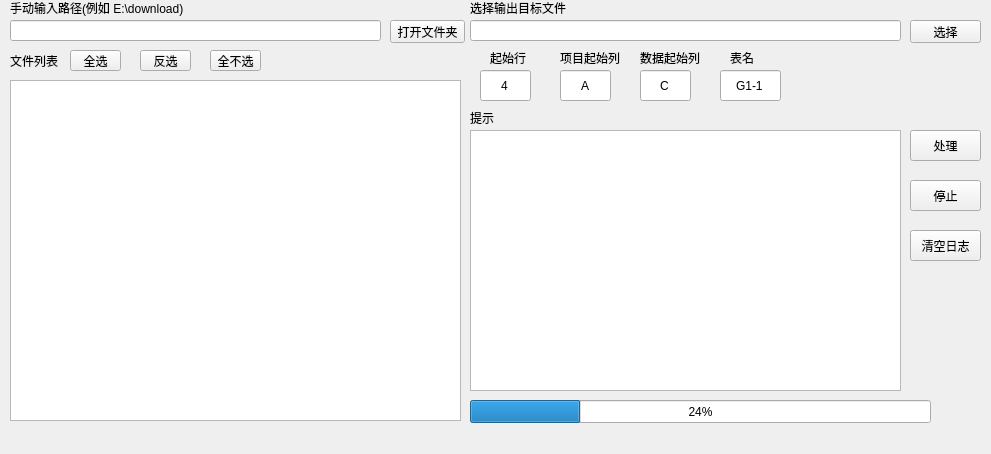
<?xml version="1.0" encoding="UTF-8"?>
<ui version="4.0">
 <class>MainWindow</class>
 <widget class="QMainWindow" name="MainWindow">
  <property name="geometry">
   <rect>
    <x>0</x>
    <y>0</y>
    <width>991</width>
    <height>454</height>
   </rect>
  </property>
  <property name="windowTitle">
   <string>sageras</string>
  </property>
  <widget class="QWidget" name="centralWidget">
   <widget class="QPushButton" name="openButton">
    <property name="geometry">
     <rect>
      <x>390</x>
      <y>20</y>
      <width>75</width>
      <height>23</height>
     </rect>
    </property>
    <property name="text">
     <string>打开文件夹</string>
    </property>
   </widget>
   <widget class="QLineEdit" name="inputPath">
    <property name="geometry">
     <rect>
      <x>10</x>
      <y>20</y>
      <width>371</width>
      <height>21</height>
     </rect>
    </property>
   </widget>
   <widget class="QPushButton" name="batchButton">
    <property name="geometry">
     <rect>
      <x>910</x>
      <y>130</y>
      <width>71</width>
      <height>31</height>
     </rect>
    </property>
    <property name="text">
     <string>处理</string>
    </property>
   </widget>
   <widget class="QLabel" name="label">
    <property name="geometry">
     <rect>
      <x>10</x>
      <y>50</y>
      <width>91</width>
      <height>21</height>
     </rect>
    </property>
    <property name="text">
     <string>文件列表</string>
    </property>
   </widget>
   <widget class="QLabel" name="label_2">
    <property name="geometry">
     <rect>
      <x>470</x>
      <y>0</y>
      <width>461</width>
      <height>16</height>
     </rect>
    </property>
    <property name="text">
     <string>选择输出目标文件</string>
    </property>
   </widget>
   <widget class="QLineEdit" name="outputFile">
    <property name="geometry">
     <rect>
      <x>470</x>
      <y>20</y>
      <width>431</width>
      <height>21</height>
     </rect>
    </property>
    <property name="readOnly">
     <bool>true</bool>
    </property>
   </widget>
   <widget class="QLabel" name="label_3">
    <property name="geometry">
     <rect>
      <x>10</x>
      <y>0</y>
      <width>491</width>
      <height>16</height>
     </rect>
    </property>
    <property name="text">
     <string>手动输入路径(例如 E:\download)</string>
    </property>
   </widget>
   <widget class="QPushButton" name="selectButton">
    <property name="geometry">
     <rect>
      <x>910</x>
      <y>20</y>
      <width>71</width>
      <height>23</height>
     </rect>
    </property>
    <property name="text">
     <string>选择</string>
    </property>
   </widget>
   <widget class="QTextBrowser" name="hint">
    <property name="geometry">
     <rect>
      <x>470</x>
      <y>130</y>
      <width>431</width>
      <height>261</height>
     </rect>
    </property>
   </widget>
   <widget class="QLabel" name="label_4">
    <property name="geometry">
     <rect>
      <x>470</x>
      <y>110</y>
      <width>81</width>
      <height>16</height>
     </rect>
    </property>
    <property name="text">
     <string>提示</string>
    </property>
   </widget>
   <widget class="QLineEdit" name="dataCol">
    <property name="geometry">
     <rect>
      <x>640</x>
      <y>70</y>
      <width>51</width>
      <height>31</height>
     </rect>
    </property>
    <property name="text">
     <string>C</string>
    </property>
    <property name="alignment">
     <set>Qt::AlignCenter</set>
    </property>
   </widget>
   <widget class="QLabel" name="label_5">
    <property name="geometry">
     <rect>
      <x>640</x>
      <y>50</y>
      <width>81</width>
      <height>16</height>
     </rect>
    </property>
    <property name="text">
     <string>数据起始列</string>
    </property>
   </widget>
   <widget class="QLineEdit" name="itemCol">
    <property name="geometry">
     <rect>
      <x>560</x>
      <y>70</y>
      <width>51</width>
      <height>31</height>
     </rect>
    </property>
    <property name="text">
     <string>A</string>
    </property>
    <property name="alignment">
     <set>Qt::AlignCenter</set>
    </property>
   </widget>
   <widget class="QLabel" name="label_6">
    <property name="geometry">
     <rect>
      <x>560</x>
      <y>50</y>
      <width>81</width>
      <height>16</height>
     </rect>
    </property>
    <property name="text">
     <string>项目起始列</string>
    </property>
   </widget>
   <widget class="QLabel" name="label_7">
    <property name="geometry">
     <rect>
      <x>490</x>
      <y>50</y>
      <width>51</width>
      <height>16</height>
     </rect>
    </property>
    <property name="text">
     <string>起始行</string>
    </property>
   </widget>
   <widget class="QLineEdit" name="startRow">
    <property name="geometry">
     <rect>
      <x>480</x>
      <y>70</y>
      <width>51</width>
      <height>31</height>
     </rect>
    </property>
    <property name="text">
     <string>4</string>
    </property>
    <property name="alignment">
     <set>Qt::AlignCenter</set>
    </property>
   </widget>
   <widget class="QPushButton" name="clearLog">
    <property name="geometry">
     <rect>
      <x>910</x>
      <y>230</y>
      <width>71</width>
      <height>31</height>
     </rect>
    </property>
    <property name="text">
     <string>清空日志</string>
    </property>
   </widget>
   <widget class="QProgressBar" name="progressBar">
    <property name="geometry">
     <rect>
      <x>470</x>
      <y>400</y>
      <width>461</width>
      <height>23</height>
     </rect>
    </property>
    <property name="value">
     <number>24</number>
    </property>
   </widget>
   <widget class="QLineEdit" name="sheetName">
    <property name="geometry">
     <rect>
      <x>720</x>
      <y>70</y>
      <width>61</width>
      <height>31</height>
     </rect>
    </property>
    <property name="text">
     <string>G1-1</string>
    </property>
    <property name="alignment">
     <set>Qt::AlignCenter</set>
    </property>
   </widget>
   <widget class="QLabel" name="label_8">
    <property name="geometry">
     <rect>
      <x>730</x>
      <y>50</y>
      <width>81</width>
      <height>16</height>
     </rect>
    </property>
    <property name="text">
     <string>表名</string>
    </property>
   </widget>
   <widget class="QListWidget" name="listWidget">
    <property name="geometry">
     <rect>
      <x>10</x>
      <y>80</y>
      <width>451</width>
      <height>341</height>
     </rect>
    </property>
   </widget>
   <widget class="QToolButton" name="toolButton">
    <property name="geometry">
     <rect>
      <x>70</x>
      <y>50</y>
      <width>51</width>
      <height>21</height>
     </rect>
    </property>
    <property name="text">
     <string>全选</string>
    </property>
   </widget>
   <widget class="QToolButton" name="toolButton_2">
    <property name="geometry">
     <rect>
      <x>140</x>
      <y>50</y>
      <width>51</width>
      <height>21</height>
     </rect>
    </property>
    <property name="text">
     <string>反选</string>
    </property>
   </widget>
   <widget class="QToolButton" name="toolButton_3">
    <property name="geometry">
     <rect>
      <x>210</x>
      <y>50</y>
      <width>51</width>
      <height>21</height>
     </rect>
    </property>
    <property name="text">
     <string>全不选</string>
    </property>
   </widget>
   <widget class="QPushButton" name="batchStop">
    <property name="geometry">
     <rect>
      <x>910</x>
      <y>180</y>
      <width>71</width>
      <height>31</height>
     </rect>
    </property>
    <property name="text">
     <string>停止</string>
    </property>
   </widget>
  </widget>
  <widget class="QMenuBar" name="menuBar">
   <property name="geometry">
    <rect>
     <x>0</x>
     <y>0</y>
     <width>991</width>
     <height>23</height>
    </rect>
   </property>
  </widget>
  <action name="action">
   <property name="text">
    <string>打开</string>
   </property>
  </action>
 </widget>
 <layoutdefault spacing="6" margin="11"/>
 <resources/>
 <connections/>
</ui>
